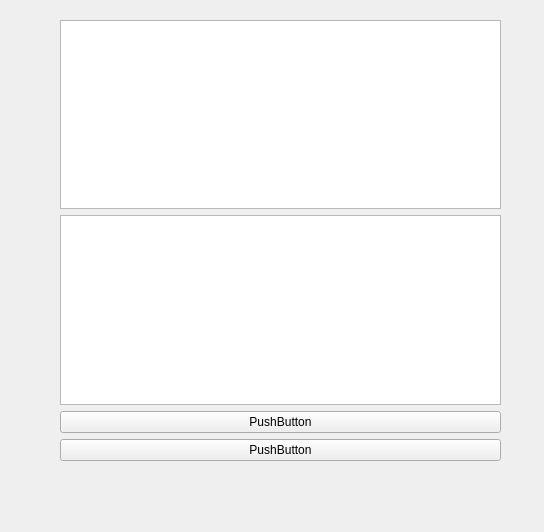
<?xml version="1.0" encoding="UTF-8"?>
<ui version="4.0">
 <class>Form</class>
 <widget class="QWidget" name="Form">
  <property name="geometry">
   <rect>
    <x>0</x>
    <y>0</y>
    <width>544</width>
    <height>532</height>
   </rect>
  </property>
  <property name="windowTitle">
   <string>Form</string>
  </property>
  <widget class="QWidget" name="verticalLayoutWidget">
   <property name="geometry">
    <rect>
     <x>60</x>
     <y>20</y>
     <width>441</width>
     <height>441</height>
    </rect>
   </property>
   <layout class="QVBoxLayout" name="verticalLayout">
    <item>
     <widget class="QListView" name="listView_2"/>
    </item>
    <item>
     <widget class="QListView" name="listView"/>
    </item>
    <item>
     <widget class="QPushButton" name="pushButton_2">
      <property name="text">
       <string>PushButton</string>
      </property>
     </widget>
    </item>
    <item>
     <widget class="QPushButton" name="pushButton">
      <property name="text">
       <string>PushButton</string>
      </property>
     </widget>
    </item>
   </layout>
  </widget>
 </widget>
 <resources/>
 <connections/>
</ui>
